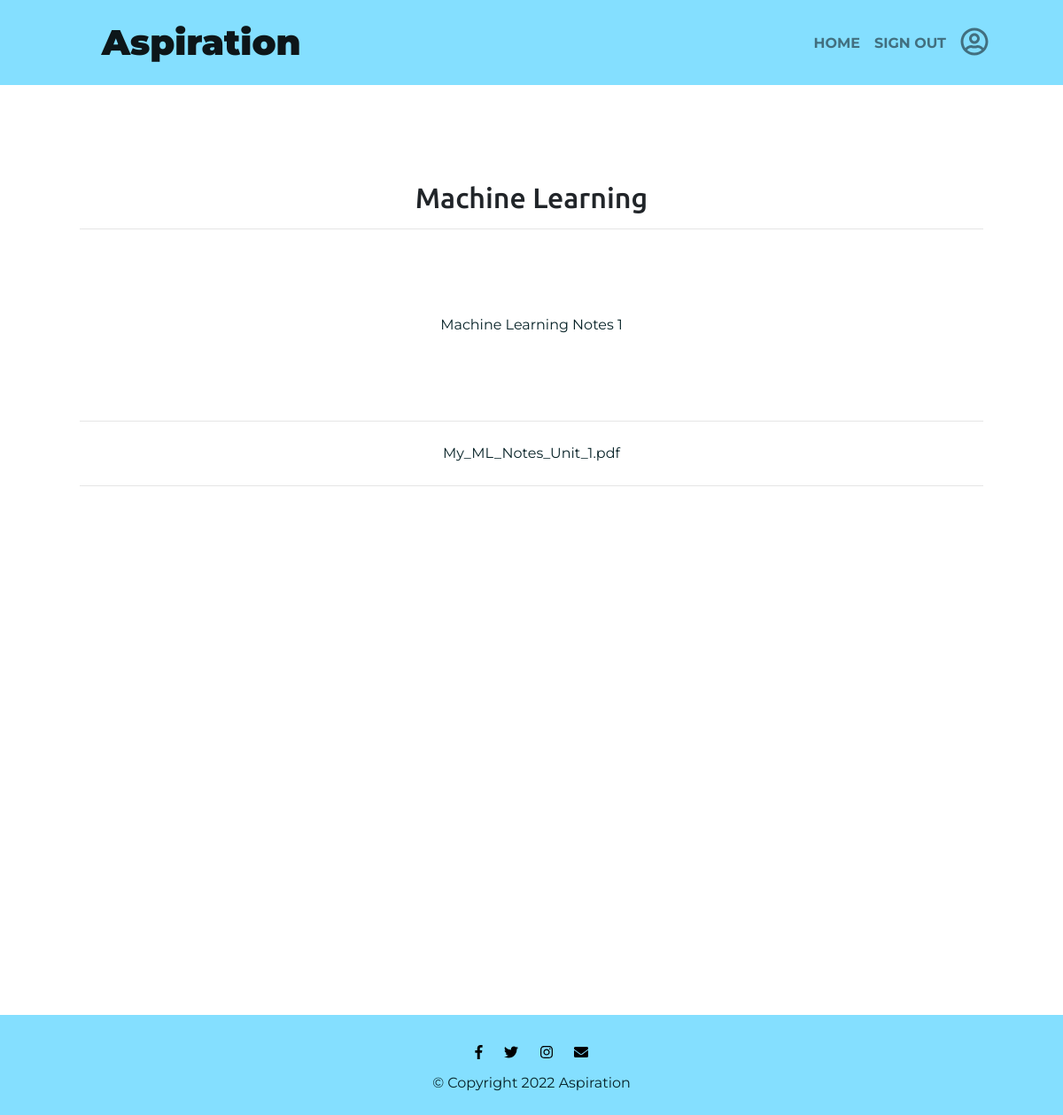
The app's page /Dashboard/notes_detail/18 with its own data.
### Dashboard/models.py (models this page shows, shortened)
class Notes(models.Model):
    user = models.ForeignKey(User, on_delete=models.CASCADE)
    Note_Title = models.CharField(max_length=256)
    Note_Description = models.TextField(max_length=4096)
    Note_Document = models.FileField(upload_to='Notes_Documents',blank=True)
    class Meta:
        verbose_name = "Notes"
        verbose_name_plural = "Notes"

### Dashboard/views.py (the view)
# urls.py: path('notes_detail/<int:pk>',views.NotesDetailView.as_view(),name='notes_detail'),
class NotesDetailView(generic.DetailView):
    model = Notes

### templates/Dashboard/notes_detail.html
{% extends 'Dashboard/base2.html' %}
{% load static %}
{% block body_block %}
  <section class='text-center container'>
      <div class="container">
          <div class="content-section p-0 mt-5">
              <div class="m-3">
                  <h2>{{notes.Note_Title}}</h2>
              </div>
              <hr class="p-0 m-0">
              <p class="description m-5 p-5">{{notes.Note_Description}}</p>
              <hr>
              <a href="#" style="color:red;"><p class="description m-2 p-2">{{notes.Note_Document}}</p></a>
              <hr>
          </div>
      </div>
  </section>
{% endblock body_block %}

### static/Dashboard/css/user_index_styles.css (style rules this page uses)
html { height: 100%; width: 100%; }
body { font-family: "Montserrat"; text-align: center; max-width: 100%; height: 100%; width: 100%; }
h1, h2, h3, h4, h5, h6 { font-family: "Ubuntu"; }
p { color: #072227; }
a { text-decoration: none !important; }
.container { padding: 30px; height:1050px; }

### records on screen
Notes: Note_Title "Machine Learning", Note_Description "Machine Learning Notes 1", Note_Document "My_ML_Notes_Unit_1.pdf"
